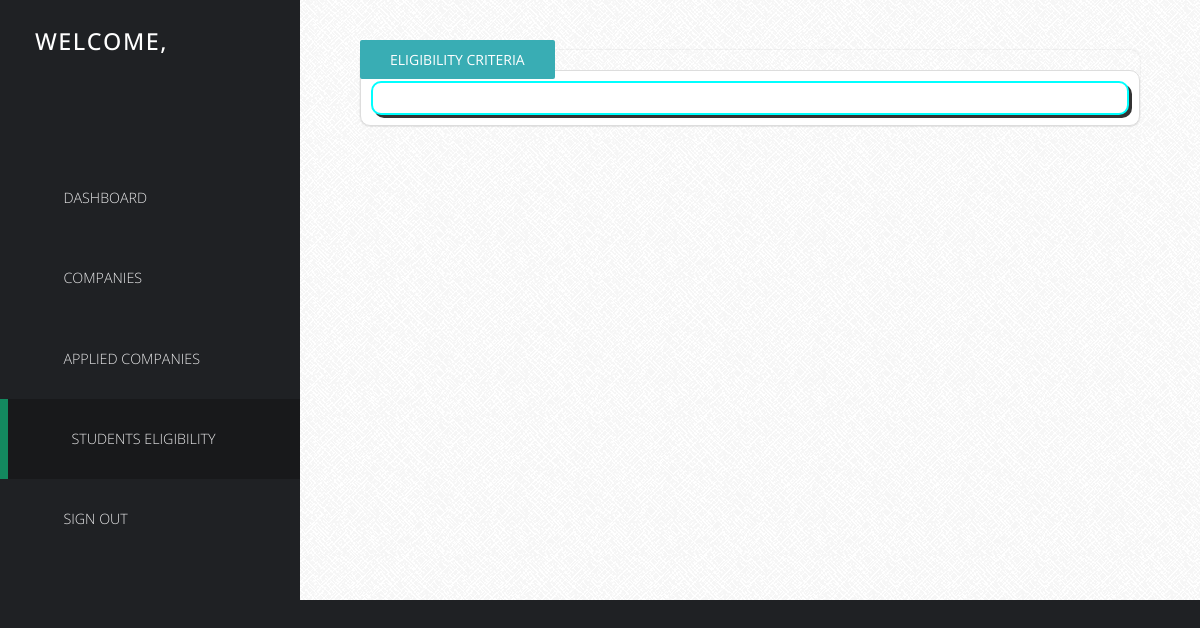
Page /student/s_eligibility.php on the earlier database version.
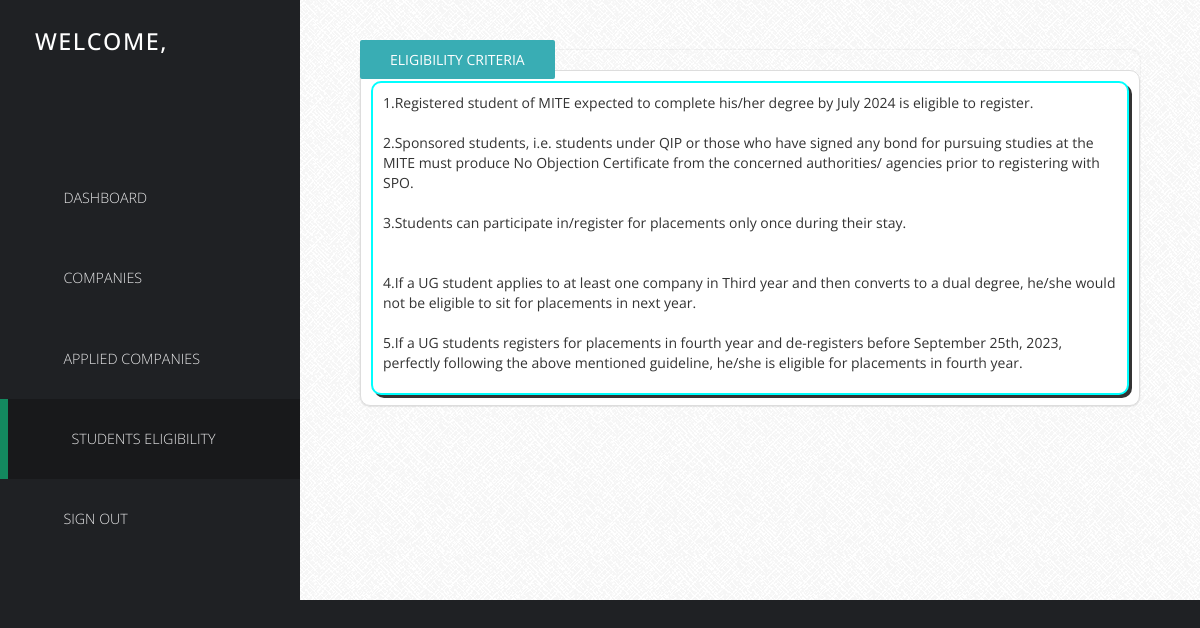
Same page on the later database version.
### tables this page shows
CREATE TABLE `update_elli` (
  `sno` int(4) NOT NULL,
  `text` text NOT NULL,
  `text1` text NOT NULL
);

### student/s_eligibility.php (the view, shortened to what this page needs)
<?php include '../db.php'; ?>
<!DOCTYPE html>
<html lang="en">
  <head>
    <link href="css/font-awesome.min.css" rel="stylesheet">
    <link href="css/bootstrap.min.css" rel="stylesheet">
    <link href="css/templatemo-style.css" rel="stylesheet">
  </head>
  <body>
    <div class="templatemo-flex-row">
      <div class="templatemo-sidebar">
        <header class="templatemo-site-header">
          <?php
		  $Welcome = "Welcome";
          echo "<h1>" . $Welcome."," . "<br>".$_SESSION['name']. "</h1>";
		 echo "<br>";
		  ?>
        </header>
        <nav class="templatemo-left-nav">
          <ul>
         <ul>
            <li><a href="hello.php" ><i class="fa fa-fw"></i>Dashboard</a></li>
            <li><a href="clist.php"><i class="fa  fa-fw"></i>Companies</a></li>
            <li><a href="applied_comp.php"><i class="fa  fa-fw"></i>Applied Companies</a></li>
            <li><a href="s_eligibility.php" class="active"  ><i class="fa  fa-fw"></i>Students Eligibility</a></li>
            <li><a href="logout.php"><i class="fa  fa-fw"></i>Sign Out</a></li>
          </ul>
        </nav>
      </div>
      <div class="templatemo-content col-1 light-gray-bg">
        <div class="templatemo-content-container">
          <div class="templatemo-content-widget no-padding">
		  	<a href="#" class="templatemo-blue-button">eligibility criteria</a>
            <div class="panel panel-default table-responsive">
                      <div class="panel panel-default table-responsive" style="border:2px solid cyan;padding:10px;margin:10px;box-shadow:3px 3px">
                          <p><?php
                         $select="SELECT * FROM `update_elli`  ";
                          $result=mysqli_query($connection,$select);
                              $row=mysqli_fetch_assoc($result);
                              if($row){
                              $t1=$row['text'];
                              }
                               echo nl2br($t1) ;?></p>
                      </div>
			  </div>
			  </div>
			  </div>
        </div>
      </div>
  </body>
</html>

Differences in the rows shown:
added update_elli: text "1.Registered student of MITE expected to complete his/her degree by July 2024 is eligible to register. 2.Sponsored students, i.e. students under QIP or those who have signed any bond for pursuing studies at the MITE must produce No Objection Certificate from the concerned authorities/ agencies prior to registering with SPO. 3.Students can participate in/register for placements only once during their stay. 4.If a UG student applies to at least one company in Third year and then converts to a dual degree, he/she would not be eligible to sit for placements in next year. 5.If a UG students registers for placements in fourth year and de-registers before September 25th, 2023, perfectly following…"
